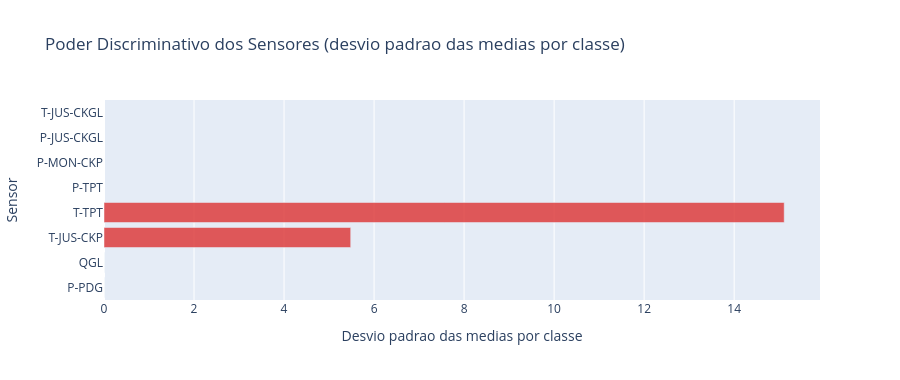

The cell this chart's notebook holds for it:
### Markdown cell above
---
## 7. Variancia das Features por Classe (Importancia Proxy)

### Code cell
if not df_silver.empty:
    sensor_cols = [c for c in SENSOR_COLUMNS if c in df_silver.columns]

    # Variancia entre-classes (desvio padrao das medias por classe)
    class_means = df_silver.groupby('class')[sensor_cols].mean()
    between_class_var = class_means.std().sort_values(ascending=True)

    fig = go.Figure(go.Bar(
        x=between_class_var.values,
        y=between_class_var.index,
        orientation='h',
        marker_color=[
            f'rgba(220,50,50,0.8)' if v > between_class_var.median()
            else 'rgba(50,100,200,0.6)'
            for v in between_class_var.values
        ],
        hovertemplate='%{y}<br>Variancia entre classes: %{x:.4f}<extra></extra>'
    ))

    fig.update_layout(
        title='Poder Discriminativo dos Sensores (desvio padrao das medias por classe)',
        xaxis_title='Desvio padrao das medias por classe',
        yaxis_title='Sensor',
        height=380
    )
    fig.show()

    best = between_class_var.idxmax()
    worst = between_class_var.idxmin()
    print(f'Sensor com maior poder discriminativo: {best} ({between_class_var[best]:.4f})')
    print(f'Sensor com menor poder discriminativo: {worst} ({between_class_var[worst]:.4f})')

### Figure 1 — Plotly figure (JSON) as saved in the notebook; plotly's stock layout.template omitted (floating-point values rounded to 4 significant figures)
{"data": [{"hovertemplate": "%{y}<br>Variancia entre classes: %{x:.4f}<extra></extra>", "marker": {"color": ["rgba(50,100,200,0.6)", "rgba(50,100,200,0.6)", "rgba(220,50,50,0.8)", "rgba(220,50,50,0.8)", "rgba(50,100,200,0.6)", "rgba(50,100,200,0.6)", "rgba(50,100,200,0.6)", "rgba(50,100,200,0.6)"]}, "orientation": "h", "type": "bar", "x": [0.0, 8.049e-07, 5.481, 15.11, NaN, NaN, NaN, NaN], "y": ["P-PDG", "QGL", "T-JUS-CKP", "T-TPT", "P-TPT", "P-MON-CKP", "P-JUS-CKGL", "T-JUS-CKGL"]}], "layout": {"height": 380, "title": {"text": "Poder Discriminativo dos Sensores (desvio padrao das medias por classe)"}, "xaxis": {"title": {"text": "Desvio padrao das medias por classe"}}, "yaxis": {"title": {"text": "Sensor"}}}}
